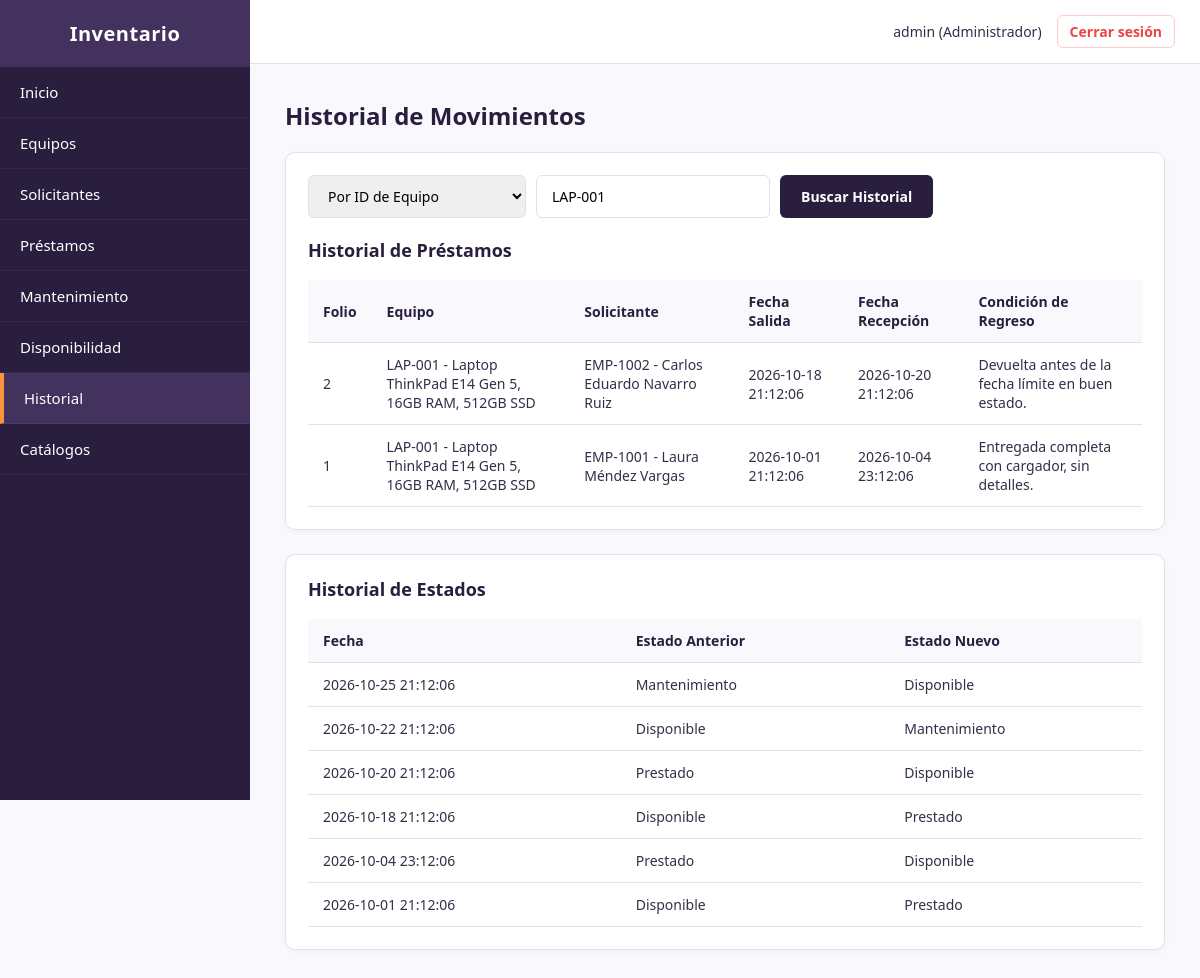
/pages/consultas/historial.php?valor_busqueda=LAP-001 (signed in), run on the app's committed database.
### tables this page shows
CREATE TABLE IF NOT EXISTS prestamos (
    id_prestamo INT AUTO_INCREMENT PRIMARY KEY,
    id_inventario VARCHAR(50) NOT NULL,
    id_solicitante INT NOT NULL,
    id_usuario_entrega INT NOT NULL,
    id_usuario_recepcion INT DEFAULT NULL,
    fecha_prestamo DATETIME NOT NULL DEFAULT CURRENT_TIMESTAMP,
    fecha_prevista_devolucion DATETIME NOT NULL,
    fecha_recepcion DATETIME DEFAULT NULL,
    condicion_regreso TEXT DEFAULT NULL,
    CONSTRAINT chk_fecha_prevista CHECK (fecha_prevista_devolucion >= fecha_prestamo),
    CONSTRAINT chk_fecha_recepcion CHECK (fecha_recepcion IS NULL OR fecha_recepcion >= fecha_prestamo),
    FOREIGN KEY (id_inventario) REFERENCES equipos(id_inventario) ON DELETE RESTRICT ON UPDATE CASCADE,
    FOREIGN KEY (id_solicitante) REFERENCES solicitantes(id_solicitante) ON DELETE RESTRICT ON UPDATE CASCADE,
    FOREIGN KEY (id_usuario_entrega) REFERENCES usuarios_app(id_usuario) ON DELETE RESTRICT ON UPDATE CASCADE,
    FOREIGN KEY (id_usuario_recepcion) REFERENCES usuarios_app(id_usuario) ON DELETE RESTRICT ON UPDATE CASCADE
);

CREATE TABLE IF NOT EXISTS equipos (
    id_inventario VARCHAR(50) PRIMARY KEY,
    descripcion VARCHAR(200) NOT NULL,
    id_categoria INT NOT NULL,
    id_marca INT NOT NULL,
    condicion_actual ENUM('Disponible', 'Prestado', 'Mantenimiento', 'Baja') DEFAULT 'Disponible',
    FOREIGN KEY (id_categoria) REFERENCES categorias(id_categoria) ON DELETE RESTRICT ON UPDATE CASCADE,
    FOREIGN KEY (id_marca) REFERENCES marcas(id_marca) ON DELETE RESTRICT ON UPDATE CASCADE
);

CREATE TABLE IF NOT EXISTS solicitantes (
    id_solicitante INT AUTO_INCREMENT PRIMARY KEY,
    numero_institucional VARCHAR(50) UNIQUE NOT NULL,
    nombre VARCHAR(150) NOT NULL,
    id_departamento INT NOT NULL,
    FOREIGN KEY (id_departamento) REFERENCES departamentos(id_departamento) ON DELETE RESTRICT ON UPDATE CASCADE
);

CREATE TABLE IF NOT EXISTS historial_estados (
    id_historial INT AUTO_INCREMENT PRIMARY KEY,
    id_inventario VARCHAR(50) NOT NULL,
    estado_anterior VARCHAR(20),
    estado_nuevo VARCHAR(20),
    fecha_cambio DATETIME NOT NULL DEFAULT CURRENT_TIMESTAMP,
    FOREIGN KEY (id_inventario) REFERENCES equipos(id_inventario) ON DELETE RESTRICT ON UPDATE CASCADE
);

### pages/consultas/historial.php (the view, shortened to what this page needs)
<?php
$base = '../../';
require_once $base . 'includes/auth.php';
require_once $base . 'includes/conexion.php';
$criterio = $_GET['criterio_busqueda'] ?? 'equipo';
$valor = trim($_GET['valor_busqueda'] ?? '');
$buscado = $valor !== '';
$prestamos = [];
$estados = [];
if ($buscado) {
    if ($criterio === 'equipo') {
        $stmt = $pdo->prepare(
            'SELECT p.id_prestamo, p.id_inventario, e.descripcion AS equipo,
                    s.numero_institucional, s.nombre AS solicitante,
                    p.fecha_prestamo, p.fecha_recepcion, p.condicion_regreso
             FROM prestamos p
             INNER JOIN equipos e ON p.id_inventario = e.id_inventario
             INNER JOIN solicitantes s ON p.id_solicitante = s.id_solicitante
             WHERE p.id_inventario = ?
             ORDER BY p.fecha_prestamo DESC'
        );
        $stmt->execute([$valor]);
        $prestamos = $stmt->fetchAll();
        $stmt = $pdo->prepare(
            'SELECT fecha_cambio, estado_anterior, estado_nuevo
             FROM historial_estados
             WHERE id_inventario = ?
             ORDER BY fecha_cambio DESC'
        );
        $stmt->execute([$valor]);
        $estados = $stmt->fetchAll();
    }
}
require $base . 'includes/header.php';
?>
            <h1>Historial de Movimientos</h1>
            <div class="panel">
                <div class="toolbar">
                    <form action="historial.php" method="GET" class="filters">
                        <select class="select-filter" id="criterio_busqueda" name="criterio_busqueda">
                            <option value="equipo"<?= $criterio === 'equipo' ? ' selected' : '' ?>>Por ID de Equipo</option>
                        </select>
                        <input type="text" id="valor_busqueda" name="valor_busqueda" list="<?= $criterio === 'equipo' ? 'lista_equipos' : 'lista_solicitantes' ?>" placeholder="Ingrese el identificador..." class="input-search" value="<?= htmlspecialchars($valor) ?>" required>
                        <button type="submit" class="btn-primary">Buscar Historial</button>
                    </form>
                </div>
                <h2>Historial de Préstamos</h2>
                <div class="table-container">
                    <table class="data-table">
                        <thead>
                            <tr>
                                <th>Folio</th>
                                <th>Equipo</th>
                                <th>Solicitante</th>
                                <th>Fecha Salida</th>
                                <th>Fecha Recepción</th>
                                <th>Condición de Regreso</th>
                            </tr>
                        </thead>
                        <tbody>
                            <?php if (!$buscado): ?>
                                <tr><td colspan="6">Ingrese un ID de equipo o número institucional para consultar.</td></tr>
                            <?php elseif (empty($prestamos)): ?>
                                <tr><td colspan="6">No se encontraron préstamos para ese identificador.</td></tr>
                            <?php else: ?>
                                <?php foreach ($prestamos as $fila): ?>
                                    <tr>
                                        <td><?= $fila['id_prestamo'] ?></td>
                                        <td><?= htmlspecialchars($fila['id_inventario'] . ' - ' . $fila['equipo']) ?></td>
                                        <td><?= htmlspecialchars($fila['numero_institucional'] . ' - ' . $fila['solicitante']) ?></td>
                                        <td><?= htmlspecialchars($fila['fecha_prestamo']) ?></td>
                                        <td><?= $fila['fecha_recepcion'] !== null ? htmlspecialchars($fila['fecha_recepcion']) : 'En préstamo' ?></td>
                                        <td><?= $fila['condicion_regreso'] !== null ? htmlspecialchars($fila['condicion_regreso']) : '-' ?></td>
                                    </tr>
                                <?php endforeach; ?>
                            <?php endif; ?>
                        </tbody>
                    </table>
                </div>
            </div>
            <?php if ($buscado && $criterio === 'equipo'): ?>
                <div class="panel">
                    <h2>Historial de Estados</h2>
                    <div class="table-container">
                        <table class="data-table">
                            <thead>
                                <tr>
                                    <th>Fecha</th>
                                    <th>Estado Anterior</th>
                                    <th>Estado Nuevo</th>
                                </tr>
                            </thead>
                            <tbody>
                                <?php if (empty($estados)): ?>
                                    <tr><td colspan="3">Sin cambios de estado registrados para este equipo.</td></tr>
                                <?php else: ?>
                                    <?php foreach ($estados as $fila): ?>
                                        <tr>
                                            <td><?= htmlspecialchars($fila['fecha_cambio']) ?></td>
                                            <td><?= htmlspecialchars($fila['estado_anterior'] ?? '-') ?></td>
                                            <td><?= htmlspecialchars($fila['estado_nuevo'] ?? '-') ?></td>
                                        </tr>
                                    <?php endforeach; ?>
                                <?php endif; ?>
                            </tbody>
                        </table>
                    </div>
                </div>
            <?php endif; ?>
<?php
require $base . 'includes/footer.php';
?>

### css/estilos.css (style rules this page uses)
:root { --color-primario: #2a1e3e; --color-secundario: #43325d; --color-fondo: #f9f8fc; --color-blanco: #ffffff; --color-borde: #e4dfec; --color-texto: #372d47; --color-acento: #fb923c; --color-peligro: #ef4444; }
* { box-sizing: border-box; margin: 0; padding: 0; font-family: system-ui, -apple-system, 'Segoe UI', Roboto, sans-serif; }
body { background-color: var(--color-fondo); color: var(--color-texto); display: flex; flex-direction: column; min-height: 100vh; }
body.admin-layout { flex-direction: column; }
.content h1 { margin-bottom: 20px; color: var(--color-primario); font-size: 24px; }
.card, .panel { background-color: var(--color-blanco); padding: 22px; border-radius: 10px; border: 1px solid var(--color-borde); box-shadow: 0 2px 6px rgba(0, 0, 0, 0.03); min-width: 0; }
.panel h2 { font-size: 18px; margin-bottom: 18px; color: var(--color-primario); }
.content > .panel + .panel { margin-top: 24px; }
.table-container { width: 100%; overflow-x: auto; }
.data-table { width: 100%; border-collapse: collapse; min-width: 600px; }
.data-table th, .data-table td { padding: 12px 15px; text-align: left; border-bottom: 1px solid var(--color-borde); font-size: 14px; }
.data-table th { background-color: var(--color-fondo); font-weight: 600; color: var(--color-primario); }
.btn-primary, .btn-secondary { display: inline-block; padding: 10px 20px; border-radius: 6px; font-size: 14px; font-weight: 600; text-decoration: none; text-align: center; cursor: pointer; transition: background-color 0.2s; }
.btn-primary { background-color: var(--color-primario); color: var(--color-blanco); border: 1px solid transparent; }
.toolbar { display: flex; flex-wrap: wrap; justify-content: space-between; align-items: center; gap: 15px; margin-bottom: 20px; }
.filters { display: flex; flex-wrap: wrap; gap: 10px; flex: 1; }
.input-search, .select-filter { padding: 10px 15px; border: 1px solid var(--color-borde); border-radius: 6px; font-size: 14px; min-width: 200px; }
@media (min-width: 768px) { body.admin-layout { flex-direction: row; } }

### data on the page
prestamos: id_prestamo "2", id_inventario.descripcion "LAP-001 - Laptop ThinkPad E14 Gen 5, 16GB RAM, 512GB SSD", id_solicitante.nombre "EMP-1002 - Carlos Eduardo Navarro Ruiz", fecha_prestamo "2026-10-18 21:12:06", fecha_recepcion "2026-10-20 21:12:06", condicion_regreso "Devuelta antes de la fecha límite en buen estado."
prestamos: id_prestamo "1", id_inventario.descripcion "LAP-001 - Laptop ThinkPad E14 Gen 5, 16GB RAM, 512GB SSD", id_solicitante.nombre "EMP-1001 - Laura Méndez Vargas", fecha_prestamo "2026-10-01 21:12:06", fecha_recepcion "2026-10-04 23:12:06", condicion_regreso "Entregada completa con cargador, sin detalles."
historial_estados: fecha_cambio "2026-10-25 21:12:06", estado_anterior "Mantenimiento", estado_nuevo "Disponible"
historial_estados: fecha_cambio "2026-10-22 21:12:06", estado_anterior "Disponible", estado_nuevo "Mantenimiento"
historial_estados: fecha_cambio "2026-10-20 21:12:06", estado_anterior "Prestado", estado_nuevo "Disponible"
historial_estados: fecha_cambio "2026-10-18 21:12:06", estado_anterior "Disponible", estado_nuevo "Prestado"
historial_estados: fecha_cambio "2026-10-04 23:12:06", estado_anterior "Prestado", estado_nuevo "Disponible"
historial_estados: fecha_cambio "2026-10-01 21:12:06", estado_anterior "Disponible", estado_nuevo "Prestado"

### other printed values
$_SESSION['username'] "admin"
$_SESSION['rol'] "Administrador"
